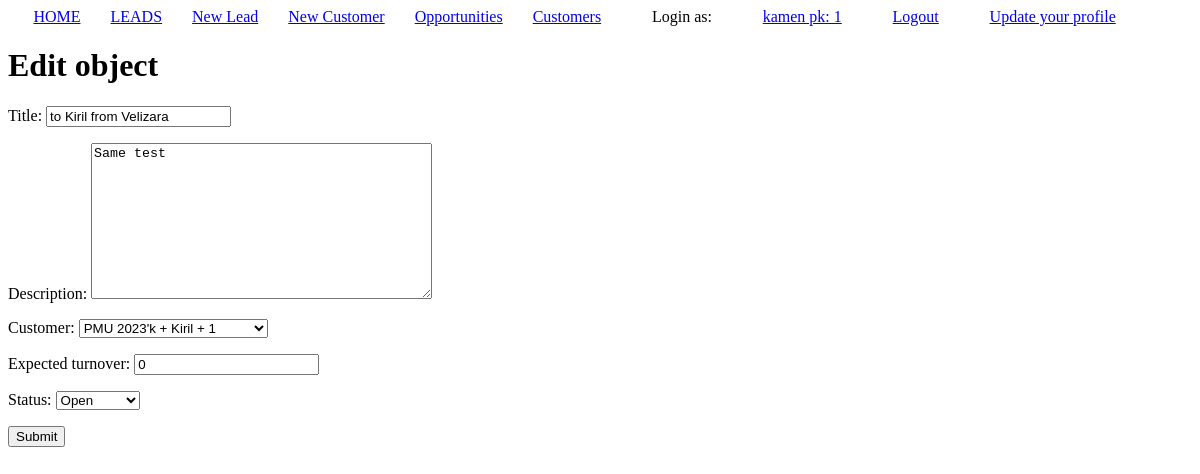
The page /leads/22/convert_lead_to_opportunity/ (signed in) on the database as committed earlier.
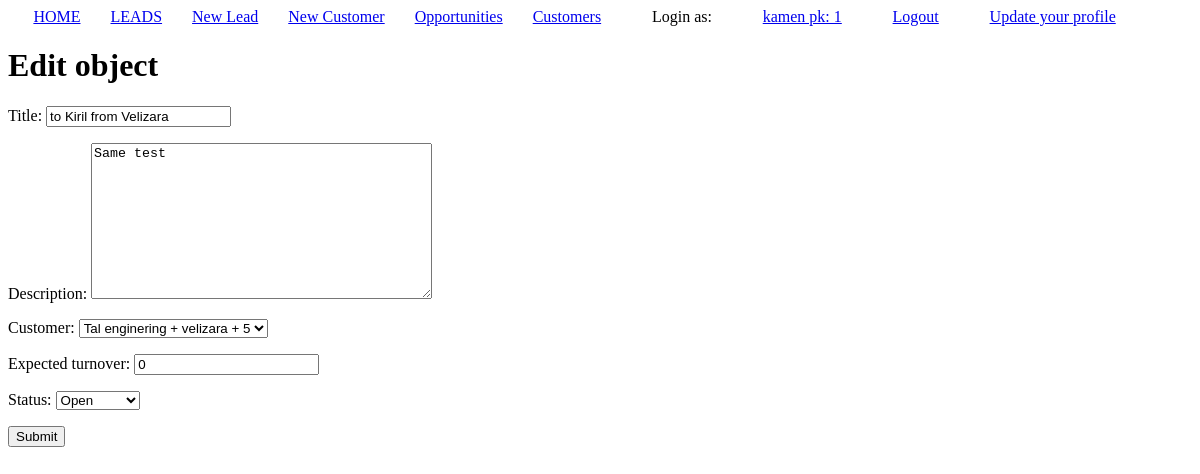
The same page on the database as committed later.
### leads/models.py (models this page shows, shortened)
class Lead(models.Model):
    title = models.CharField(max_length=33)
    description = models.TextField(max_length=400)
    customer = models.ForeignKey(Customer, on_delete=models.CASCADE)
    created_by = models.ForeignKey(Agent, on_delete=models.SET_NULL, null=True)

### leads/views.py (the view)
# urls.py: path('<int:pk>/convert_lead_to_opportunity/', convert_lead_to_opportunity, name='convert-lead-to-opportunity'),
def convert_lead_to_opportunity(request, pk):
    lead = Lead.objects.get(id=pk)
    current_user = request.user
    opportunity = Opportunity(
        title=lead.title,
        description=lead.description,
        customer=lead.customer,
        converted_by=current_user,
    )
    form = OpportunityForm(instance=opportunity)
    if request.method == 'POST':
        form = OpportunityForm(request.POST, instance=opportunity)
        if form.is_valid():
            form.save()
            lead.delete()
            return redirect('opportunity-list')
    context = {
        'form': form,
    }
    return render(request, 'edit.html', context)

### leads/forms.py
class OpportunityForm(forms.ModelForm):
    class Meta:
        model = Opportunity
        fields = [
            'title',
            'description',
            'customer',
            'expected_turnover',
            'status',
        ]

### agents/models.py (called while the page is built)
    def __str__(self):
        return  self.username + ' pk: ' + str(self.pk)

    def __str__(self):
        return self.user.username

### leads/models.py (called while the page is built)
    def __str__(self):
        return f'{self.name} + {self.salesman} + {self.pk}'

### leads/templates/edit.html (shortened to what this page needs)
{% include 'base.html' %}
{% block content %}
    <h1>Edit object</h1>
    <form method="post">
        {{ form.as_p }}
        <button type='submit'>
            Submit
        </button>
    </form>
{% endblock content %}

Rows that differ between the two databases and show on the page:
changed Lead "to Kiril from Velizara": customer "PMU 2023'k + Kiril + 1" → "Tal enginering + velizara + 5"
